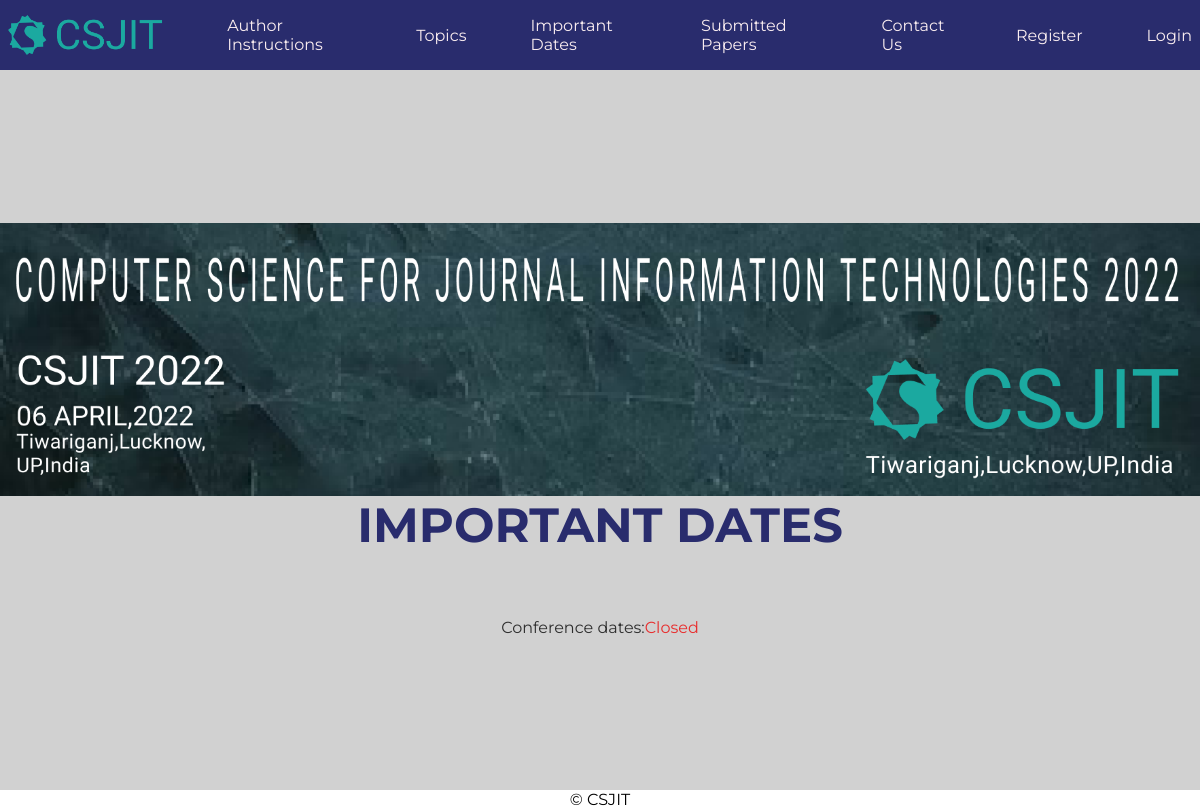
The app's page /dates/, older data.
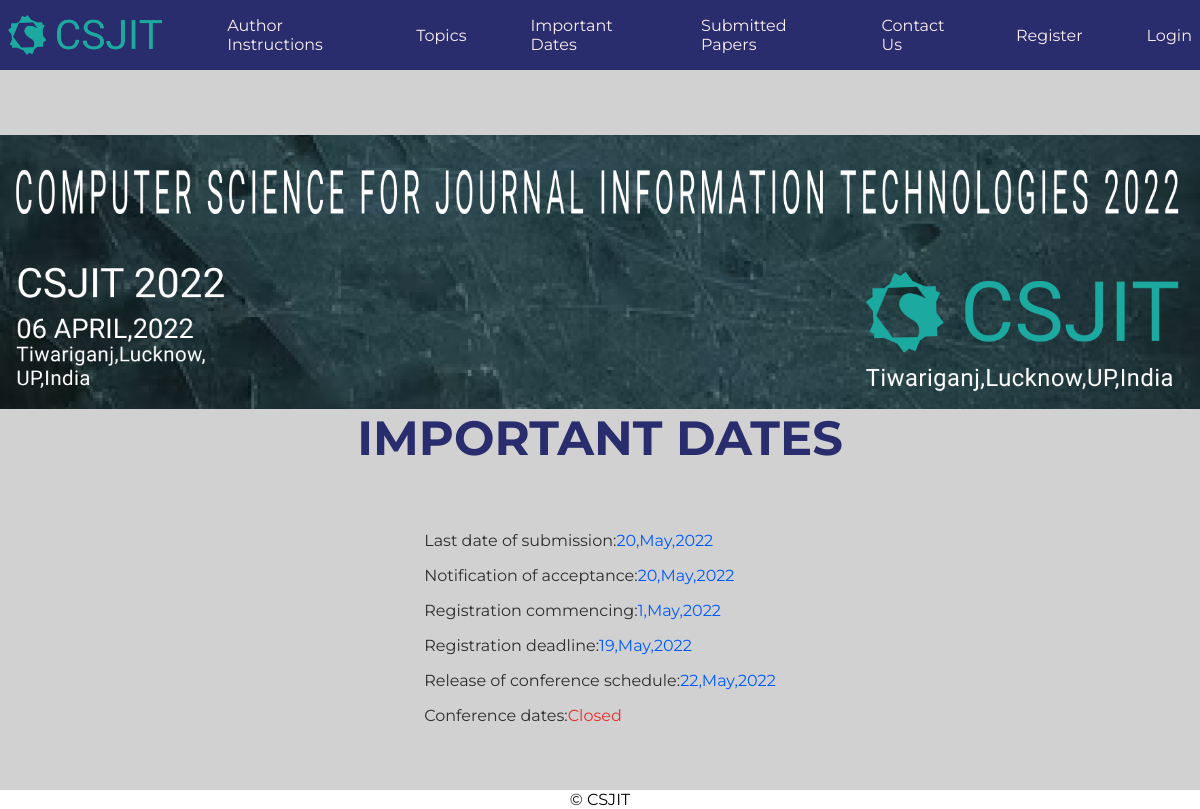
The same page, newer data.
### app/models.py (models this page shows, shortened)
class date(models.Model):
    date_id=models.AutoField(primary_key=True)
    title=models.CharField(max_length=40)
    date=models.CharField(max_length=20)

### app/views.py (the view)
# urls.py: path('dates/',views.dates,name='dates'),
def dates(request):
    alldates = date.objects.all()
    return render(
        request,'dates.html',{'dates':alldates}
    )

### templates/dates.html
{% extends 'base.html' %}
{% block dates %}
<h1>
    IMPORTANT DATES
</h1>
<div class="dates">
    {% for date in dates %}
    <p>{{date.title}}:<span>{{date.date}}</span></p>
{% endfor %}
    <p>Conference dates:<span class='closed'>Closed</span></p>
</div>
{% endblock  %}

Row changes from the older to the newer data that the page shows:
added date: title "Last date of submission", date "20,May,2022"
added date: title "Notification of acceptance", date "20,May,2022"
added date: title "Registration commencing", date "1,May,2022"
added date: title "Registration deadline", date "19,May,2022"
added date: title "Release of conference schedule", date "22,May,2022"
